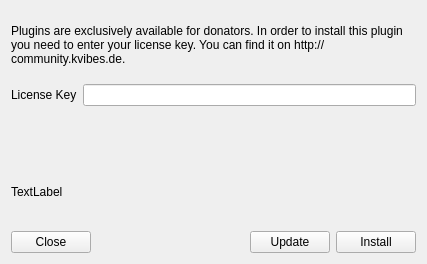
<?xml version="1.0" encoding="UTF-8"?>
<ui version="4.0">
 <class>PluginManagerDialog</class>
 <widget class="QDialog" name="PluginManagerDialog">
  <property name="windowModality">
   <enum>Qt::WindowModal</enum>
  </property>
  <property name="geometry">
   <rect>
    <x>0</x>
    <y>0</y>
    <width>427</width>
    <height>264</height>
   </rect>
  </property>
  <property name="windowTitle">
   <string>Dialog</string>
  </property>
  <property name="modal">
   <bool>true</bool>
  </property>
  <layout class="QVBoxLayout" name="verticalLayout">
   <item>
    <widget class="QLabel" name="label">
     <property name="text">
      <string>Plugins are exclusively available for donators. In order to install this plugin you need to enter your license key. You can find it on http://community.kvibes.de.</string>
     </property>
     <property name="wordWrap">
      <bool>true</bool>
     </property>
    </widget>
   </item>
   <item>
    <layout class="QFormLayout" name="formLayout">
     <item row="0" column="0">
      <widget class="QLabel" name="label_2">
       <property name="text">
        <string>License Key</string>
       </property>
      </widget>
     </item>
     <item row="0" column="1">
      <widget class="QLineEdit" name="licenseKey"/>
     </item>
    </layout>
   </item>
   <item>
    <widget class="QLabel" name="msgLabel">
     <property name="text">
      <string notr="true">TextLabel</string>
     </property>
     <property name="wordWrap">
      <bool>true</bool>
     </property>
    </widget>
   </item>
   <item>
    <layout class="QHBoxLayout" name="horizontalLayout">
     <item>
      <widget class="QPushButton" name="btnClose">
       <property name="text">
        <string>Close</string>
       </property>
       <property name="autoDefault">
        <bool>false</bool>
       </property>
      </widget>
     </item>
     <item>
      <spacer name="horizontalSpacer">
       <property name="orientation">
        <enum>Qt::Horizontal</enum>
       </property>
       <property name="sizeHint" stdset="0">
        <size>
         <width>40</width>
         <height>20</height>
        </size>
       </property>
      </spacer>
     </item>
     <item>
      <widget class="QPushButton" name="btnUpdatePlugin">
       <property name="text">
        <string>Update</string>
       </property>
       <property name="autoDefault">
        <bool>false</bool>
       </property>
      </widget>
     </item>
     <item>
      <widget class="QPushButton" name="btnInstallPlugin">
       <property name="text">
        <string>Install</string>
       </property>
       <property name="autoDefault">
        <bool>false</bool>
       </property>
      </widget>
     </item>
    </layout>
   </item>
  </layout>
 </widget>
 <resources/>
 <connections>
  <connection>
   <sender>btnClose</sender>
   <signal>clicked()</signal>
   <receiver>PluginManagerDialog</receiver>
   <slot>reject()</slot>
   <hints>
    <hint type="sourcelabel">
     <x>50</x>
     <y>229</y>
    </hint>
    <hint type="destinationlabel">
     <x>199</x>
     <y>149</y>
    </hint>
   </hints>
  </connection>
 </connections>
</ui>
